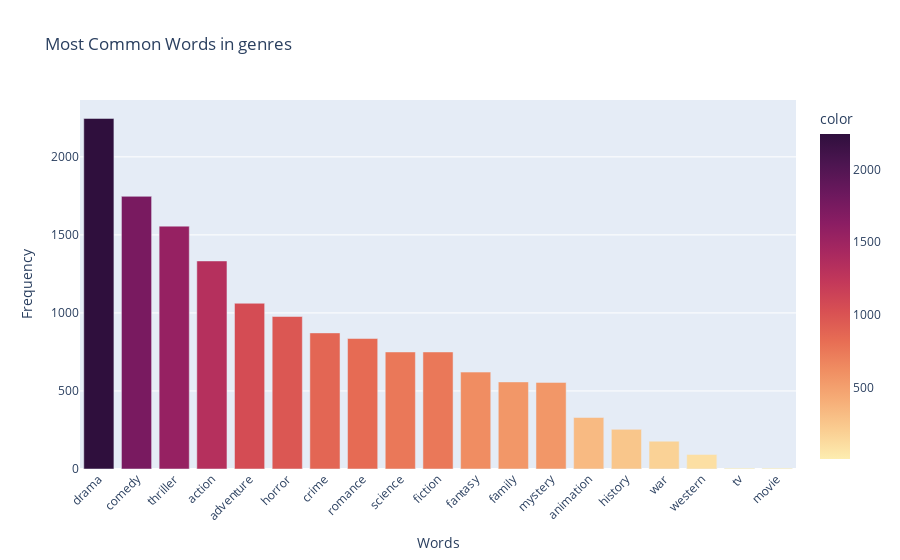

This figure's notebook cell:
### Markdown cell above
**Genre Word Count**

### Code cell
sentiment_utils.analyze_most_common_words(cleaned_films, text_column='genres', top_n=20)

### Figure 1 — Plotly figure (JSON) as saved in the notebook; plotly's stock layout.template omitted (floating-point values rounded to 4 significant figures)
{"data": [{"alignmentgroup": "True", "hovertemplate": "Words=%{x}<br>Frequency=%{y}<br>color=%{marker.color}<extra></extra>", "legendgroup": "", "marker": {"color": [2246, 1747, 1556, 1333, 1062, 977, 872, 836, 750, 750, 621, 558, 555, 330, 254, 178, 93, 6, 6], "coloraxis": "coloraxis", "pattern": {"shape": ""}}, "name": "", "offsetgroup": "", "orientation": "v", "showlegend": false, "textposition": "auto", "type": "bar", "x": ["drama", "comedy", "thriller", "action", "adventure", "horror", "crime", "romance", "science", "fiction", "fantasy", "family", "mystery", "animation", "history", "war", "western", "tv", "movie"], "xaxis": "x", "y": [2246, 1747, 1556, 1333, 1062, 977, 872, 836, 750, 750, 621, 558, 555, 330, 254, 178, 93, 6, 6], "yaxis": "y"}], "layout": {"barmode": "relative", "coloraxis": {"colorbar": {"title": {"text": "color"}}, "colorscale": [[0, "rgb(253, 237, 176)"], [0.09091, "rgb(250, 205, 145)"], [0.1818, "rgb(246, 173, 119)"], [0.2727, "rgb(240, 142, 98)"], [0.3636, "rgb(231, 109, 84)"], [0.4545, "rgb(216, 80, 83)"], [0.5455, "rgb(195, 56, 90)"], [0.6364, "rgb(168, 40, 96)"], [0.7273, "rgb(138, 29, 99)"], [0.8182, "rgb(107, 24, 93)"], [0.9091, "rgb(76, 21, 80)"], [1, "rgb(47, 15, 61)"]]}, "legend": {"tracegroupgap": 0}, "title": {"text": "Most Common Words in genres"}, "xaxis": {"anchor": "y", "domain": [0, 1], "tickangle": -45, "title": {"text": "Words"}}, "yaxis": {"anchor": "x", "domain": [0, 1], "title": {"text": "Frequency"}}}}
